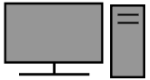
#> input picture NetworkDiagrammer/Images/Workstation.png, 150 x 80 px
$ python SingleXMLParser.py
#> lines starting #> are read from the running program, lines starting #| are printed output that depends on the picture; after the words box and inside, x2 and y2 are one past the last pixel; in counts of white or black regions, pixels touching at a corner belong together
import xml.etree.ElementTree as ET
import pandas as pd
import math
import re
from PIL import Image, ImageDraw, ImageFilter

#-----------------------------------------------------------
# Variables
raw_Ip_List = []
ScannedIPList = []
numOfScannedIps = 0
commandIP = ""
#-----------------------------------------------------------

#This function is responsible for copying the xml informatin to a data frame
def host_intr_docs(xml_doc):
	#Get all atributes in the xml file
	attr = xml_doc.attrib

	#for eac of the xml elements within the address field
	for xml in xml_doc.iter('address'):

		#Copy the element to the datafram
		doc_dict = attr.copy()

		#update the dataframe
		doc_dict.update(xml.attrib)

		#set the dataframe data to the text of the xml attribute
		doc_dict['data'] = xml.text

		yield doc_dict

def port_intr_docs(xml_doc):

	attr = xml_doc.attrib

	for xml in xml_doc.iter('port'):

		#Copy the element to the datafram
		doc_dict = attr.copy()

		#update the dataframe
		doc_dict.update(xml.attrib)

		#set the dataframe data to the text of the xml attribute
		doc_dict['data'] = xml.text

		yield doc_dict

def collectIpInfo(xml_doc):

	attr = xml_doc.attrib

	for xml in xml_doc.iter('nmaprun'):
		# Copy the element to the datafram

		# Copy the element to the datafram
		doc_dict = attr.copy()

		# update the dataframe
		doc_dict.update(xml.attrib)

		# set the dataframe data to the text of the xml attribute
		doc_dict['data'] = xml.text

		yield doc_dict


#This function takes in a list with duplicates, removes the duplicates, and sets the results to a new list
def clearDuplicates(dupList, newList):
	newList = [*set(dupList), 1]


#This parses the xml file into a variable
etree = ET.parse("Full_Scan_XML.xml")
#> (reads NetworkDiagrammer/Full_Scan_XML.xml from the repository)
#This sets a dataframe content from the function above.
Host_df = pd.DataFrame(list(host_intr_docs(etree.getroot())))

Port_df = pd.DataFrame(list(port_intr_docs(etree.getroot())))

nmaprun_df = pd.DataFrame(list(collectIpInfo(etree.getroot())))

#This loop can get the contents of a column. In this case a target
for item in Host_df['addr']:
	#print(item)
	raw_Ip_List.append(item)

ScannedIPList = [*set(raw_Ip_List)]
ScannedIPList.sort()

for item in nmaprun_df['args']:
	#print(item)
	commandIP = item

def getIpFromString(string):
    # split by space and converting
    # string to list and
    lis = list(string.split(" "))

    # length of list
    length = len(lis)

    # returning last element in list
    return lis[length-1]

commandIP = "IP Scanned: " + getIpFromString(commandIP)


# [4 lines of commented-out code are left out]

print('--------------------------------------------------------------------------')
print('Scanned IP List:', ScannedIPList)

numOfScannedIps = len(ScannedIPList)

print('Number of Ips: ', numOfScannedIps)
print('--------------------------------------------------------------------------')

#--------------START of Image Creator-----------------------------------------------

#Variables
PaddingSizeX = 40
PaddingSizeY = 30
ipTextPadding = 10

# (TODO) - Find the function to get these values from the image directly for modularity sake
#Images
workstationIcon = Image.open('Images/Workstation.png')
#> workstationIcon is the input picture: PIL image 150x80 RGBA; mean R, G, B, A 96.1, 96.1, 96.1, 188.8

#iconWidth = 150, iconHeight = 80
iconWidth, iconHeight = workstationIcon.size
#> iconWidth = 150; iconHeight = 80

numWksPerRow = 5

BaseImageSizeX = (150 * numWksPerRow) + (PaddingSizeX * (numWksPerRow + 1))

totalRows = math.ceil(numOfScannedIps / numWksPerRow)

BaseImageSizeY = (80 * totalRows) + (PaddingSizeY * (totalRows + 2))
Image_Filename = "TestImage1.png"


#Create the base image
Canvas = Image.new('RGB', (BaseImageSizeX, BaseImageSizeY), color = 'white')
#> Canvas: PIL image 990x390 RGB; every value is 255
Canvas.save(Image_Filename)

#Create Bounding Box
boundingWidth = BaseImageSizeX - (PaddingSizeX / 2)
boundingHeight = BaseImageSizeY - (PaddingSizeX / 2)

boundingBox = ImageDraw.Draw(Canvas)
boundingBox.rectangle(((PaddingSizeX / 2), (PaddingSizeY / 2), boundingWidth, boundingHeight), fill=(255,255,255), outline ="black", width=3)


count = 0
inRowCount = 0
numCurrentRows = 1
numCurrentPad = 2
startX = 0 + PaddingSizeX
startY = 0 + PaddingSizeY

print('Start Y = ', startY)

#IP Range Being Scanned
ipRangeTxtBox = ImageDraw.Draw(Canvas)
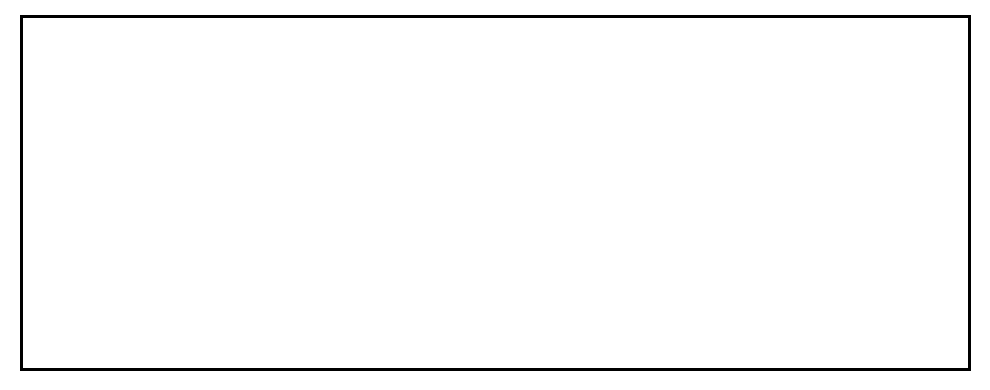
#> Canvas: PIL image 990x390 RGB; 98% white; 1 black region, box (x1, y1, x2, y2) and area: (20, 15, 971, 371) 7806
ipRangetxtSize = ipRangeTxtBox.textlength(commandIP)
#> ipRangetxtSize = 114

ipRangemidX = (((BaseImageSizeX - ipRangetxtSize) / 2))
#> ipRangemidX = 438
ipRangemidY = (PaddingSizeY / 2)

ipRangeTxtBox.text(((ipRangemidX), (ipRangemidY)), commandIP, fill=(0,0,0), align = "center")


while count < numOfScannedIps:


	#This if statment checks to see how many icons have been placed in a row then starts a new row
	if inRowCount >= numWksPerRow:
		startX = PaddingSizeX
		startY = (iconHeight * numCurrentRows) + (PaddingSizeY * numCurrentPad)
		inRowCount = 0
		numCurrentRows = numCurrentRows + 1
		numCurrentPad = numCurrentPad + 1
		print('###########################')
		print('CREATING NEW ROW')
		print('New Y = ', startY)
		print('###########################')

	# Add the IP address of the workstation to the bottom of the image
	wksTextBox = ImageDraw.Draw(Canvas)

	#The text is positioned from the left side of the string. you have to get the full size of the string component and incorperate it into the calculation.
	txtSize = wksTextBox.textlength(ScannedIPList[count])

	#Setting the midpoints for the text
	midX = (((iconWidth - txtSize) / 2) + startX)
	midY = (startY + iconHeight + ipTextPadding)

	# (TODO) - Potentially add the correct icon of the system to the image, this would just be an if statement comparing the list

	# This pastes the workstaton image on the white canvas.
	Canvas.paste(workstationIcon, (startX, startY), workstationIcon)

	wksTextBox.text(((midX), (midY)), ScannedIPList[count], fill=(0,0,0), align = "center")
	print('---------------------------')
	print('Number: ' + str(count + 1) + ' | Placing Text: ' + ScannedIPList[count] + ' | at position: ' + str(midX) + ' ' + str(midY))
	print('---------------------------')

	#Increasing the x position of the icon
	startX = startX + 150 + PaddingSizeX
	inRowCount = inRowCount + 1
	print('Workstation Pos : ', startX, startY)

	count = count + 1
#> this loop made 12 passes
#> (txtSize, midX) on passes 1 to 12: (36, 97), (42, 284), (42, 474), (42, 664), (42, 854), (42, 94), (48, 281), (42, 474), (42, 664), (42, 854), (42, 94), (42, 284)
#| Number: 1 | Placing Text: 10.0.5.2 | at position: 97.0 120
#| Number: 2 | Placing Text: 10.0.5.21 | at position: 284.0 120
#| Number: 3 | Placing Text: 10.0.5.22 | at position: 474.0 120
#| Number: 4 | Placing Text: 10.0.5.23 | at position: 664.0 120
#| Number: 5 | Placing Text: 10.0.5.24 | at position: 854.0 120
#| Number: 6 | Placing Text: 10.0.5.25 | at position: 94.0 230
#| Number: 7 | Placing Text: 10.0.5.250 | at position: 281.0 230
#| Number: 8 | Placing Text: 10.0.5.26 | at position: 474.0 230
#> (further printed lines are left out)
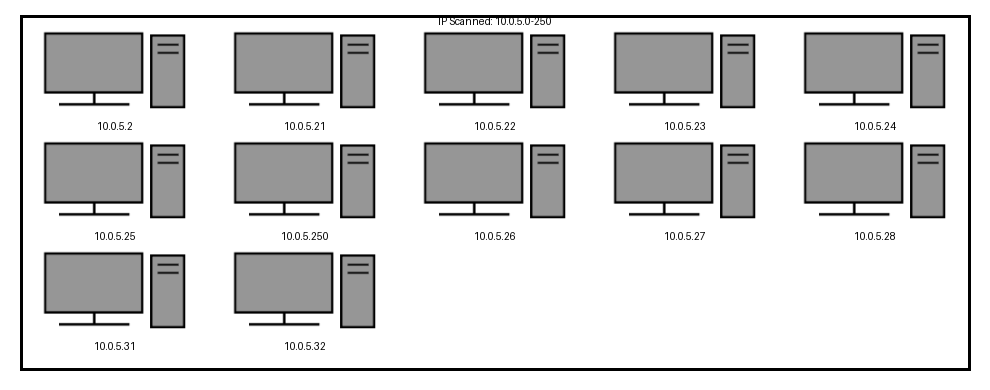
#> Canvas: PIL image 990x390 RGB; min 0, max 255, mean 213.2
#> after the loop, count = 12; inRowCount = 2; numCurrentPad = 4; numCurrentRows = 3; startX = 420; startY = 250

#save the file
Canvas.save(Image_Filename)
